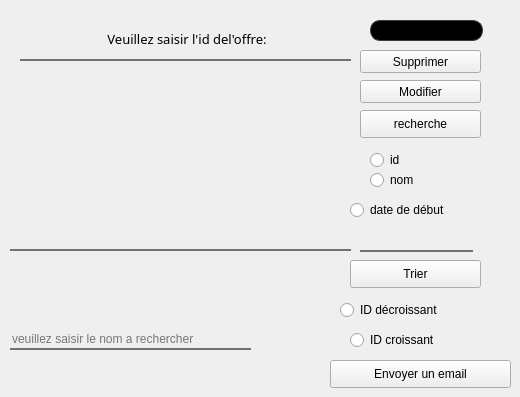
      <widget class="QWidget" name="tab_4">
       <attribute name="title">
        <string>Consulter une offre</string>
       </attribute>
       <widget class="QLineEdit" name="lineEdit_mar">
        <property name="geometry">
         <rect>
          <x>10</x>
          <y>330</y>
          <width>241</width>
          <height>20</height>
         </rect>
        </property>
        <property name="styleSheet">
         <string notr="true">color: rgb(0, 0, 0);
font: 75 10pt &quot;Century Gothic&quot;;
background:transparent;
border:none;

border-bottom:2px solid#717072;
</string>
        </property>
        <property name="placeholderText">
         <string>veuillez saisir le nom a rechercher</string>
        </property>
       </widget>
       <widget class="QTableView" name="tableView_mar">
        <property name="geometry">
         <rect>
          <x>10</x>
          <y>90</y>
          <width>341</width>
          <height>161</height>
         </rect>
        </property>
        <property name="styleSheet">
         <string notr="true">color: rgb(0, 0, 0);
font: 75 10pt &quot;Century Gothic&quot;;
background:transparent;
border:none;

border-bottom:2px solid#717072;
</string>
        </property>
       </widget>
       <widget class="QLineEdit" name="id_supp_mar">
        <property name="geometry">
         <rect>
          <x>370</x>
          <y>20</y>
          <width>113</width>
          <height>21</height>
         </rect>
        </property>
        <property name="styleSheet">
         <string notr="true">
    color: rgb(60, 60, 60);
    background-color: rgb(0, 0, 0);
    border: 1px solid rgb(60, 60, 60);
    border-radius: 10px;
</string>
        </property>
       </widget>
       <widget class="QLabel" name="label_7_mar">
        <property name="geometry">
         <rect>
          <x>20</x>
          <y>20</y>
          <width>331</width>
          <height>41</height>
         </rect>
        </property>
        <property name="font">
         <font>
          <family>Century Gothic</family>
          <pointsize>10</pointsize>
          <weight>9</weight>
          <italic>false</italic>
          <bold>false</bold>
         </font>
        </property>
        <property name="styleSheet">
         <string notr="true">color: rgb(0, 0, 0);
font: 75 10pt &quot;Century Gothic&quot;;
background:transparent;
border:none;

border-bottom:2px solid#717072;
</string>
        </property>
        <property name="text">
         <string>&lt;html&gt;&lt;head/&gt;&lt;body&gt;&lt;p align=&quot;center&quot;&gt;Veuillez saisir l'id del'offre:&lt;/p&gt;&lt;/body&gt;&lt;/html&gt;</string>
        </property>
       </widget>
       <widget class="QPushButton" name="SUPPRIMER_mar">
        <property name="geometry">
         <rect>
          <x>360</x>
          <y>50</y>
          <width>121</width>
          <height>23</height>
         </rect>
        </property>
        <property name="styleSheet">
         <string notr="true">background: tranparent;
font: italic 12pt &quot;Century Gothic&quot;;
color: qconicalgradient(cx:0.5, cy:0.5, angle:0, stop:0 rgba(35, 40, 3, 255), stop:0.16 rgba(136, 106, 22, 255), stop:0.225 rgba(166, 140, 41, 255), stop:0.285 rgba(204, 181, 74, 255), stop:0.345 rgba(235, 219, 102, 255), stop:0.415 rgba(245, 236, 112, 255), stop:0.52 rgba(209, 190, 76, 255), stop:0.57 rgba(187, 156, 51, 255), stop:0.635 rgba(168, 142, 42, 255), stop:0.695 rgba(202, 174, 68, 255), stop:0.75 rgba(218, 202, 86, 255), stop:0.815 rgba(208, 187, 73, 255), stop:0.88 rgba(187, 156, 51, 255), stop:0.935 rgba(137, 108, 26, 255), stop:1 rgba(35, 40, 3, 255));
border-bottom:2px solid#717072;
border-color: qconicalgradient(cx:0.5, cy:0.5, angle:0, stop:0 rgba(35, 40, 3, 255), stop:0.16 rgba(136, 106, 22, 255), stop:0.225 rgba(166, 140, 41, 255), stop:0.285 rgba(204, 181, 74, 255), stop:0.345 rgba(235, 219, 102, 255), stop:0.415 rgba(245, 236, 112, 255), stop:0.52 rgba(209, 190, 76, 255), stop:0.57 rgba(187, 156, 51, 255), stop:0.635 rgba(168, 142, 42, 255), stop:0.695 rgba(202, 174, 68, 255), stop:0.75 rgba(218, 202, 86, 255), stop:0.815 rgba(208, 187, 73, 255), stop:0.88 rgba(187, 156, 51, 255), stop:0.935 rgba(137, 108, 26, 255), stop:1 rgba(35, 40, 3, 255));
background-color: rgb(255, 212, 250);

border-radius:15px;}
QPushButton:hover{
	
	background-color: rgb(234, 78, 117);</string>
        </property>
        <property name="text">
         <string>Supprimer</string>
        </property>
       </widget>
       <widget class="QPushButton" name="SUPPRIMER_2_mar">
        <property name="geometry">
         <rect>
          <x>360</x>
          <y>80</y>
          <width>121</width>
          <height>23</height>
         </rect>
        </property>
        <property name="styleSheet">
         <string notr="true">background: tranparent;
font: italic 12pt &quot;Century Gothic&quot;;
color: qconicalgradient(cx:0.5, cy:0.5, angle:0, stop:0 rgba(35, 40, 3, 255), stop:0.16 rgba(136, 106, 22, 255), stop:0.225 rgba(166, 140, 41, 255), stop:0.285 rgba(204, 181, 74, 255), stop:0.345 rgba(235, 219, 102, 255), stop:0.415 rgba(245, 236, 112, 255), stop:0.52 rgba(209, 190, 76, 255), stop:0.57 rgba(187, 156, 51, 255), stop:0.635 rgba(168, 142, 42, 255), stop:0.695 rgba(202, 174, 68, 255), stop:0.75 rgba(218, 202, 86, 255), stop:0.815 rgba(208, 187, 73, 255), stop:0.88 rgba(187, 156, 51, 255), stop:0.935 rgba(137, 108, 26, 255), stop:1 rgba(35, 40, 3, 255));
border-bottom:2px solid#717072;
border-color: qconicalgradient(cx:0.5, cy:0.5, angle:0, stop:0 rgba(35, 40, 3, 255), stop:0.16 rgba(136, 106, 22, 255), stop:0.225 rgba(166, 140, 41, 255), stop:0.285 rgba(204, 181, 74, 255), stop:0.345 rgba(235, 219, 102, 255), stop:0.415 rgba(245, 236, 112, 255), stop:0.52 rgba(209, 190, 76, 255), stop:0.57 rgba(187, 156, 51, 255), stop:0.635 rgba(168, 142, 42, 255), stop:0.695 rgba(202, 174, 68, 255), stop:0.75 rgba(218, 202, 86, 255), stop:0.815 rgba(208, 187, 73, 255), stop:0.88 rgba(187, 156, 51, 255), stop:0.935 rgba(137, 108, 26, 255), stop:1 rgba(35, 40, 3, 255));
background-color: rgb(255, 212, 250);

border-radius:15px;}
QPushButton:hover{
	
	background-color: rgb(234, 78, 117);</string>
        </property>
        <property name="text">
         <string>Modifier</string>
        </property>
       </widget>
       <widget class="QPushButton" name="pushButton_65_mar">
        <property name="geometry">
         <rect>
          <x>330</x>
          <y>360</y>
          <width>181</width>
          <height>28</height>
         </rect>
        </property>
        <property name="styleSheet">
         <string notr="true">background: tranparent;
font: italic 12pt &quot;Century Gothic&quot;;
color: qconicalgradient(cx:0.5, cy:0.5, angle:0, stop:0 rgba(35, 40, 3, 255), stop:0.16 rgba(136, 106, 22, 255), stop:0.225 rgba(166, 140, 41, 255), stop:0.285 rgba(204, 181, 74, 255), stop:0.345 rgba(235, 219, 102, 255), stop:0.415 rgba(245, 236, 112, 255), stop:0.52 rgba(209, 190, 76, 255), stop:0.57 rgba(187, 156, 51, 255), stop:0.635 rgba(168, 142, 42, 255), stop:0.695 rgba(202, 174, 68, 255), stop:0.75 rgba(218, 202, 86, 255), stop:0.815 rgba(208, 187, 73, 255), stop:0.88 rgba(187, 156, 51, 255), stop:0.935 rgba(137, 108, 26, 255), stop:1 rgba(35, 40, 3, 255));
border-bottom:2px solid#717072;
border-color: qconicalgradient(cx:0.5, cy:0.5, angle:0, stop:0 rgba(35, 40, 3, 255), stop:0.16 rgba(136, 106, 22, 255), stop:0.225 rgba(166, 140, 41, 255), stop:0.285 rgba(204, 181, 74, 255), stop:0.345 rgba(235, 219, 102, 255), stop:0.415 rgba(245, 236, 112, 255), stop:0.52 rgba(209, 190, 76, 255), stop:0.57 rgba(187, 156, 51, 255), stop:0.635 rgba(168, 142, 42, 255), stop:0.695 rgba(202, 174, 68, 255), stop:0.75 rgba(218, 202, 86, 255), stop:0.815 rgba(208, 187, 73, 255), stop:0.88 rgba(187, 156, 51, 255), stop:0.935 rgba(137, 108, 26, 255), stop:1 rgba(35, 40, 3, 255));
background-color: rgb(255, 212, 250);

border-radius:15px;}
QPushButton:hover{
	
	background-color: rgb(234, 78, 117);</string>
        </property>
        <property name="text">
         <string>Envoyer un email</string>
        </property>
       </widget>
       <widget class="QPushButton" name="tri_mar">
        <property name="geometry">
         <rect>
          <x>350</x>
          <y>260</y>
          <width>131</width>
          <height>28</height>
         </rect>
        </property>
        <property name="styleSheet">
         <string notr="true">background: tranparent;
font: italic 12pt &quot;Century Gothic&quot;;
color: qconicalgradient(cx:0.5, cy:0.5, angle:0, stop:0 rgba(35, 40, 3, 255), stop:0.16 rgba(136, 106, 22, 255), stop:0.225 rgba(166, 140, 41, 255), stop:0.285 rgba(204, 181, 74, 255), stop:0.345 rgba(235, 219, 102, 255), stop:0.415 rgba(245, 236, 112, 255), stop:0.52 rgba(209, 190, 76, 255), stop:0.57 rgba(187, 156, 51, 255), stop:0.635 rgba(168, 142, 42, 255), stop:0.695 rgba(202, 174, 68, 255), stop:0.75 rgba(218, 202, 86, 255), stop:0.815 rgba(208, 187, 73, 255), stop:0.88 rgba(187, 156, 51, 255), stop:0.935 rgba(137, 108, 26, 255), stop:1 rgba(35, 40, 3, 255));
border-bottom:2px solid#717072;
border-color: qconicalgradient(cx:0.5, cy:0.5, angle:0, stop:0 rgba(35, 40, 3, 255), stop:0.16 rgba(136, 106, 22, 255), stop:0.225 rgba(166, 140, 41, 255), stop:0.285 rgba(204, 181, 74, 255), stop:0.345 rgba(235, 219, 102, 255), stop:0.415 rgba(245, 236, 112, 255), stop:0.52 rgba(209, 190, 76, 255), stop:0.57 rgba(187, 156, 51, 255), stop:0.635 rgba(168, 142, 42, 255), stop:0.695 rgba(202, 174, 68, 255), stop:0.75 rgba(218, 202, 86, 255), stop:0.815 rgba(208, 187, 73, 255), stop:0.88 rgba(187, 156, 51, 255), stop:0.935 rgba(137, 108, 26, 255), stop:1 rgba(35, 40, 3, 255));
background-color: rgb(255, 212, 250);

border-radius:15px;}
QPushButton:hover{
	
	background-color: rgb(234, 78, 117);</string>
        </property>
        <property name="text">
         <string>Trier</string>
        </property>
       </widget>
       <widget class="QRadioButton" name="rb_asc_historique_mar">
        <property name="geometry">
         <rect>
          <x>350</x>
          <y>330</y>
          <width>141</width>
          <height>20</height>
         </rect>
        </property>
        <property name="styleSheet">
         <string notr="true">background: tranparent;
font: italic 12pt &quot;Century Gothic&quot;;
color: qconicalgradient(cx:0.5, cy:0.5, angle:0, stop:0 rgba(35, 40, 3, 255), stop:0.16 rgba(136, 106, 22, 255), stop:0.225 rgba(166, 140, 41, 255), stop:0.285 rgba(204, 181, 74, 255), stop:0.345 rgba(235, 219, 102, 255), stop:0.415 rgba(245, 236, 112, 255), stop:0.52 rgba(209, 190, 76, 255), stop:0.57 rgba(187, 156, 51, 255), stop:0.635 rgba(168, 142, 42, 255), stop:0.695 rgba(202, 174, 68, 255), stop:0.75 rgba(218, 202, 86, 255), stop:0.815 rgba(208, 187, 73, 255), stop:0.88 rgba(187, 156, 51, 255), stop:0.935 rgba(137, 108, 26, 255), stop:1 rgba(35, 40, 3, 255));
border-bottom:2px solid#717072;
border-color: qconicalgradient(cx:0.5, cy:0.5, angle:0, stop:0 rgba(35, 40, 3, 255), stop:0.16 rgba(136, 106, 22, 255), stop:0.225 rgba(166, 140, 41, 255), stop:0.285 rgba(204, 181, 74, 255), stop:0.345 rgba(235, 219, 102, 255), stop:0.415 rgba(245, 236, 112, 255), stop:0.52 rgba(209, 190, 76, 255), stop:0.57 rgba(187, 156, 51, 255), stop:0.635 rgba(168, 142, 42, 255), stop:0.695 rgba(202, 174, 68, 255), stop:0.75 rgba(218, 202, 86, 255), stop:0.815 rgba(208, 187, 73, 255), stop:0.88 rgba(187, 156, 51, 255), stop:0.935 rgba(137, 108, 26, 255), stop:1 rgba(35, 40, 3, 255));
background-color: rgb(255, 212, 250);

border-radius:15px;}
QPushButton:hover{
	
	background-color: rgb(234, 78, 117);</string>
        </property>
        <property name="text">
         <string>ID croissant</string>
        </property>
       </widget>
       <widget class="QRadioButton" name="rb_desc_historique_mar">
        <property name="geometry">
         <rect>
          <x>340</x>
          <y>300</y>
          <width>151</width>
          <height>20</height>
         </rect>
        </property>
        <property name="styleSheet">
         <string notr="true">background: tranparent;
font: italic 12pt &quot;Century Gothic&quot;;
color: qconicalgradient(cx:0.5, cy:0.5, angle:0, stop:0 rgba(35, 40, 3, 255), stop:0.16 rgba(136, 106, 22, 255), stop:0.225 rgba(166, 140, 41, 255), stop:0.285 rgba(204, 181, 74, 255), stop:0.345 rgba(235, 219, 102, 255), stop:0.415 rgba(245, 236, 112, 255), stop:0.52 rgba(209, 190, 76, 255), stop:0.57 rgba(187, 156, 51, 255), stop:0.635 rgba(168, 142, 42, 255), stop:0.695 rgba(202, 174, 68, 255), stop:0.75 rgba(218, 202, 86, 255), stop:0.815 rgba(208, 187, 73, 255), stop:0.88 rgba(187, 156, 51, 255), stop:0.935 rgba(137, 108, 26, 255), stop:1 rgba(35, 40, 3, 255));
border-bottom:2px solid#717072;
border-color: qconicalgradient(cx:0.5, cy:0.5, angle:0, stop:0 rgba(35, 40, 3, 255), stop:0.16 rgba(136, 106, 22, 255), stop:0.225 rgba(166, 140, 41, 255), stop:0.285 rgba(204, 181, 74, 255), stop:0.345 rgba(235, 219, 102, 255), stop:0.415 rgba(245, 236, 112, 255), stop:0.52 rgba(209, 190, 76, 255), stop:0.57 rgba(187, 156, 51, 255), stop:0.635 rgba(168, 142, 42, 255), stop:0.695 rgba(202, 174, 68, 255), stop:0.75 rgba(218, 202, 86, 255), stop:0.815 rgba(208, 187, 73, 255), stop:0.88 rgba(187, 156, 51, 255), stop:0.935 rgba(137, 108, 26, 255), stop:1 rgba(35, 40, 3, 255));
background-color: rgb(255, 212, 250);

border-radius:15px;}
QPushButton:hover{
	
	background-color: rgb(234, 78, 117);</string>
        </property>
        <property name="text">
         <string>ID décroissant</string>
        </property>
       </widget>
       <widget class="QPushButton" name="recherche_mar">
        <property name="geometry">
         <rect>
          <x>360</x>
          <y>110</y>
          <width>121</width>
          <height>28</height>
         </rect>
        </property>
        <property name="styleSheet">
         <string notr="true">background: tranparent;
font: italic 12pt &quot;Century Gothic&quot;;
color: qconicalgradient(cx:0.5, cy:0.5, angle:0, stop:0 rgba(35, 40, 3, 255), stop:0.16 rgba(136, 106, 22, 255), stop:0.225 rgba(166, 140, 41, 255), stop:0.285 rgba(204, 181, 74, 255), stop:0.345 rgba(235, 219, 102, 255), stop:0.415 rgba(245, 236, 112, 255), stop:0.52 rgba(209, 190, 76, 255), stop:0.57 rgba(187, 156, 51, 255), stop:0.635 rgba(168, 142, 42, 255), stop:0.695 rgba(202, 174, 68, 255), stop:0.75 rgba(218, 202, 86, 255), stop:0.815 rgba(208, 187, 73, 255), stop:0.88 rgba(187, 156, 51, 255), stop:0.935 rgba(137, 108, 26, 255), stop:1 rgba(35, 40, 3, 255));
border-bottom:2px solid#717072;
border-color: qconicalgradient(cx:0.5, cy:0.5, angle:0, stop:0 rgba(35, 40, 3, 255), stop:0.16 rgba(136, 106, 22, 255), stop:0.225 rgba(166, 140, 41, 255), stop:0.285 rgba(204, 181, 74, 255), stop:0.345 rgba(235, 219, 102, 255), stop:0.415 rgba(245, 236, 112, 255), stop:0.52 rgba(209, 190, 76, 255), stop:0.57 rgba(187, 156, 51, 255), stop:0.635 rgba(168, 142, 42, 255), stop:0.695 rgba(202, 174, 68, 255), stop:0.75 rgba(218, 202, 86, 255), stop:0.815 rgba(208, 187, 73, 255), stop:0.88 rgba(187, 156, 51, 255), stop:0.935 rgba(137, 108, 26, 255), stop:1 rgba(35, 40, 3, 255));
background-color: rgb(255, 212, 250);

border-radius:15px;}
QPushButton:hover{
	
	background-color: rgb(234, 78, 117);</string>
        </property>
        <property name="text">
         <string>recherche</string>
        </property>
       </widget>
       <widget class="QLineEdit" name="rech_mar">
        <property name="geometry">
         <rect>
          <x>360</x>
          <y>230</y>
          <width>113</width>
          <height>22</height>
         </rect>
        </property>
        <property name="styleSheet">
         <string notr="true">color: rgb(0, 0, 0);
font: 75 10pt &quot;Century Gothic&quot;;
background:transparent;
border:none;

border-bottom:2px solid#717072;
</string>
        </property>
       </widget>
       <widget class="QRadioButton" name="rnom_mar">
        <property name="geometry">
         <rect>
          <x>370</x>
          <y>170</y>
          <width>97</width>
          <height>20</height>
         </rect>
        </property>
        <property name="styleSheet">
         <string notr="true">background: tranparent;
font: italic 12pt &quot;Century Gothic&quot;;
color: qconicalgradient(cx:0.5, cy:0.5, angle:0, stop:0 rgba(35, 40, 3, 255), stop:0.16 rgba(136, 106, 22, 255), stop:0.225 rgba(166, 140, 41, 255), stop:0.285 rgba(204, 181, 74, 255), stop:0.345 rgba(235, 219, 102, 255), stop:0.415 rgba(245, 236, 112, 255), stop:0.52 rgba(209, 190, 76, 255), stop:0.57 rgba(187, 156, 51, 255), stop:0.635 rgba(168, 142, 42, 255), stop:0.695 rgba(202, 174, 68, 255), stop:0.75 rgba(218, 202, 86, 255), stop:0.815 rgba(208, 187, 73, 255), stop:0.88 rgba(187, 156, 51, 255), stop:0.935 rgba(137, 108, 26, 255), stop:1 rgba(35, 40, 3, 255));
border-bottom:2px solid#717072;
border-color: qconicalgradient(cx:0.5, cy:0.5, angle:0, stop:0 rgba(35, 40, 3, 255), stop:0.16 rgba(136, 106, 22, 255), stop:0.225 rgba(166, 140, 41, 255), stop:0.285 rgba(204, 181, 74, 255), stop:0.345 rgba(235, 219, 102, 255), stop:0.415 rgba(245, 236, 112, 255), stop:0.52 rgba(209, 190, 76, 255), stop:0.57 rgba(187, 156, 51, 255), stop:0.635 rgba(168, 142, 42, 255), stop:0.695 rgba(202, 174, 68, 255), stop:0.75 rgba(218, 202, 86, 255), stop:0.815 rgba(208, 187, 73, 255), stop:0.88 rgba(187, 156, 51, 255), stop:0.935 rgba(137, 108, 26, 255), stop:1 rgba(35, 40, 3, 255));
background-color: rgb(255, 212, 250);

border-radius:15px;}
QPushButton:hover{
	
	background-color: rgb(234, 78, 117);</string>
        </property>
        <property name="text">
         <string>nom</string>
        </property>
       </widget>
       <widget class="QRadioButton" name="rid_mar">
        <property name="geometry">
         <rect>
          <x>370</x>
          <y>150</y>
          <width>97</width>
          <height>20</height>
         </rect>
        </property>
        <property name="styleSheet">
         <string notr="true">background: tranparent;
font: italic 12pt &quot;Century Gothic&quot;;
color: qconicalgradient(cx:0.5, cy:0.5, angle:0, stop:0 rgba(35, 40, 3, 255), stop:0.16 rgba(136, 106, 22, 255), stop:0.225 rgba(166, 140, 41, 255), stop:0.285 rgba(204, 181, 74, 255), stop:0.345 rgba(235, 219, 102, 255), stop:0.415 rgba(245, 236, 112, 255), stop:0.52 rgba(209, 190, 76, 255), stop:0.57 rgba(187, 156, 51, 255), stop:0.635 rgba(168, 142, 42, 255), stop:0.695 rgba(202, 174, 68, 255), stop:0.75 rgba(218, 202, 86, 255), stop:0.815 rgba(208, 187, 73, 255), stop:0.88 rgba(187, 156, 51, 255), stop:0.935 rgba(137, 108, 26, 255), stop:1 rgba(35, 40, 3, 255));
border-bottom:2px solid#717072;
border-color: qconicalgradient(cx:0.5, cy:0.5, angle:0, stop:0 rgba(35, 40, 3, 255), stop:0.16 rgba(136, 106, 22, 255), stop:0.225 rgba(166, 140, 41, 255), stop:0.285 rgba(204, 181, 74, 255), stop:0.345 rgba(235, 219, 102, 255), stop:0.415 rgba(245, 236, 112, 255), stop:0.52 rgba(209, 190, 76, 255), stop:0.57 rgba(187, 156, 51, 255), stop:0.635 rgba(168, 142, 42, 255), stop:0.695 rgba(202, 174, 68, 255), stop:0.75 rgba(218, 202, 86, 255), stop:0.815 rgba(208, 187, 73, 255), stop:0.88 rgba(187, 156, 51, 255), stop:0.935 rgba(137, 108, 26, 255), stop:1 rgba(35, 40, 3, 255));
background-color: rgb(255, 212, 250);

border-radius:15px;}
QPushButton:hover{
	
	background-color: rgb(234, 78, 117);</string>
        </property>
        <property name="text">
         <string>id</string>
        </property>
       </widget>
       <widget class="QRadioButton" name="rdate_mar">
        <property name="geometry">
         <rect>
          <x>350</x>
          <y>200</y>
          <width>141</width>
          <height>20</height>
         </rect>
        </property>
        <property name="styleSheet">
         <string notr="true">background: tranparent;
font: italic 12pt &quot;Century Gothic&quot;;
color: qconicalgradient(cx:0.5, cy:0.5, angle:0, stop:0 rgba(35, 40, 3, 255), stop:0.16 rgba(136, 106, 22, 255), stop:0.225 rgba(166, 140, 41, 255), stop:0.285 rgba(204, 181, 74, 255), stop:0.345 rgba(235, 219, 102, 255), stop:0.415 rgba(245, 236, 112, 255), stop:0.52 rgba(209, 190, 76, 255), stop:0.57 rgba(187, 156, 51, 255), stop:0.635 rgba(168, 142, 42, 255), stop:0.695 rgba(202, 174, 68, 255), stop:0.75 rgba(218, 202, 86, 255), stop:0.815 rgba(208, 187, 73, 255), stop:0.88 rgba(187, 156, 51, 255), stop:0.935 rgba(137, 108, 26, 255), stop:1 rgba(35, 40, 3, 255));
border-bottom:2px solid#717072;
border-color: qconicalgradient(cx:0.5, cy:0.5, angle:0, stop:0 rgba(35, 40, 3, 255), stop:0.16 rgba(136, 106, 22, 255), stop:0.225 rgba(166, 140, 41, 255), stop:0.285 rgba(204, 181, 74, 255), stop:0.345 rgba(235, 219, 102, 255), stop:0.415 rgba(245, 236, 112, 255), stop:0.52 rgba(209, 190, 76, 255), stop:0.57 rgba(187, 156, 51, 255), stop:0.635 rgba(168, 142, 42, 255), stop:0.695 rgba(202, 174, 68, 255), stop:0.75 rgba(218, 202, 86, 255), stop:0.815 rgba(208, 187, 73, 255), stop:0.88 rgba(187, 156, 51, 255), stop:0.935 rgba(137, 108, 26, 255), stop:1 rgba(35, 40, 3, 255));
background-color: rgb(255, 212, 250);

border-radius:15px;}
QPushButton:hover{
	
	background-color: rgb(234, 78, 117);</string>
        </property>
        <property name="text">
         <string>date de début</string>
        </property>
       </widget>
      </widget>
